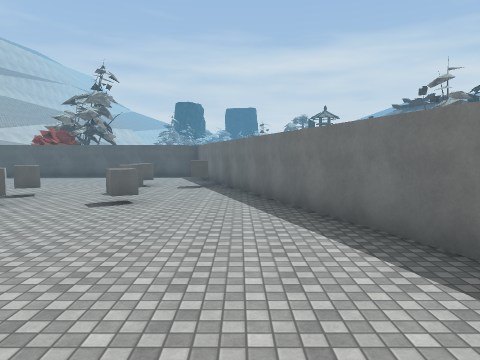
[1] (above)

15 first-person views from a walk through a Unity game level. The camera is 1.3 m above the floor, tilts 4° down and sees 70° across. The floor is counted in squares, 2 m on a side. Each view is taken from the middle of a square. On the plan, view 1 faces up. The plan holds only what a view shows up to about 10 squares ahead; the rest is blank. The place goes on beyond the plan. Some animated figures are not drawn. Some surface patterns are stand-ins.

[2]
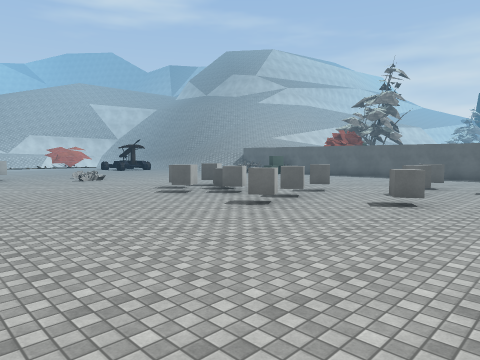

[3]
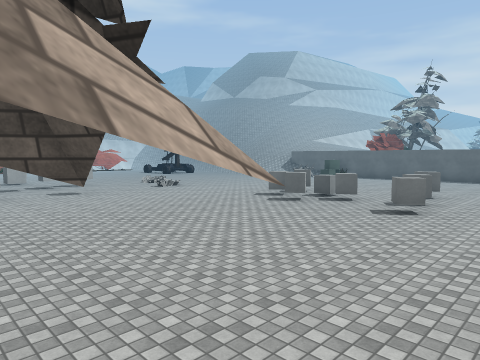

[4]
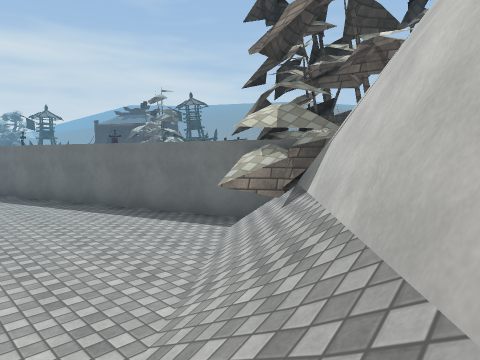

[5]
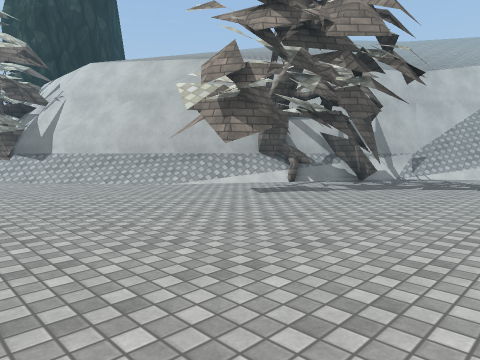

[6]
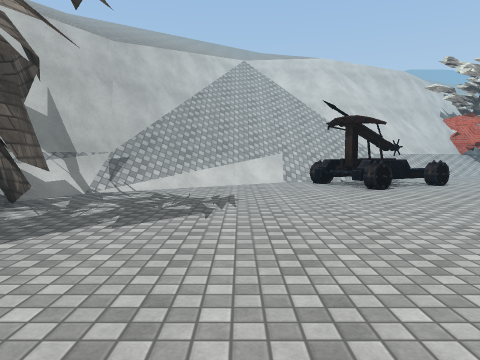

[7]
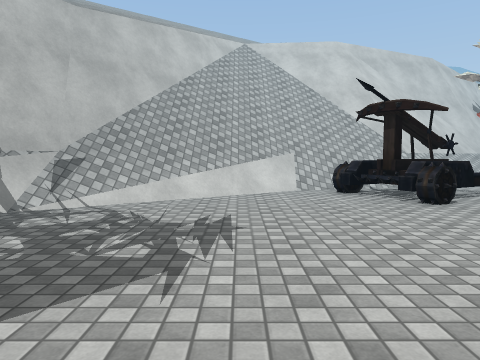

[8]
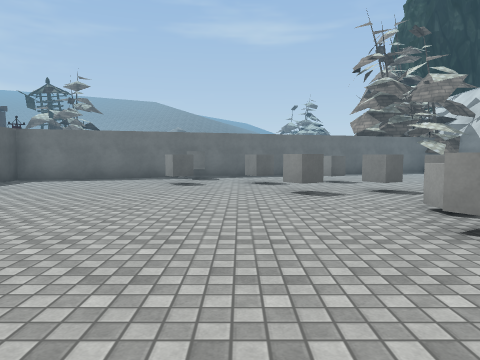

[9]
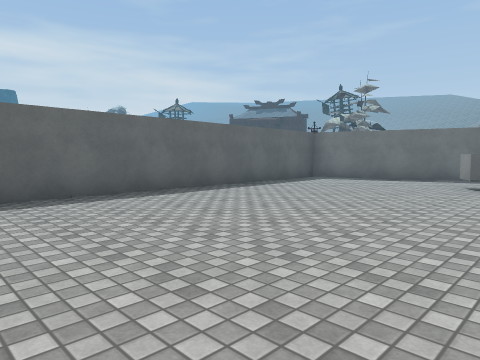

[10]
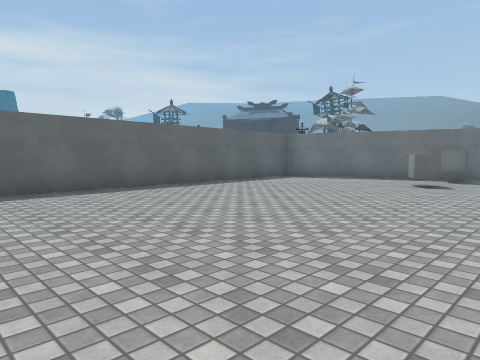

[11]
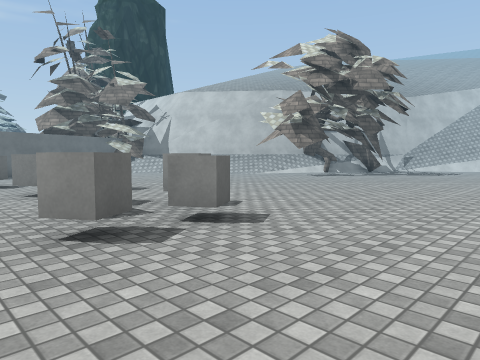

[12]
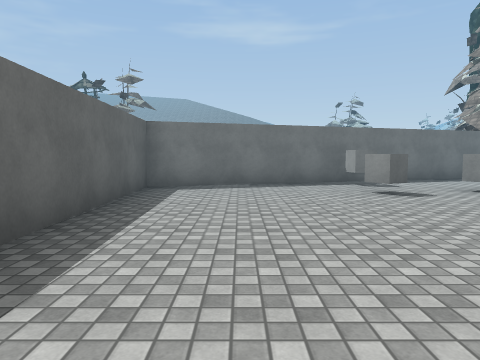

[13]
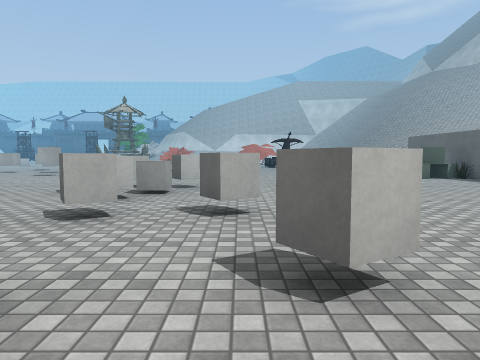

[14]
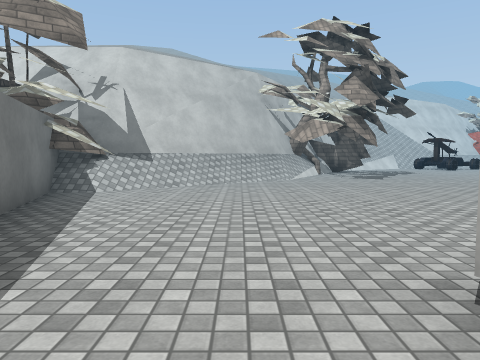

[15]
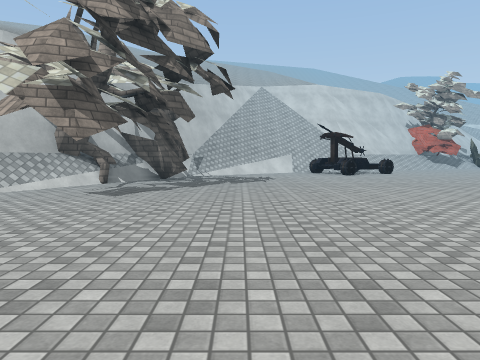

### Floor plan
Key: @ floor where view 1 was taken; # wall or solid block; . main floor; : floor 1 m higher than the main floor; + floor 3 m higher than the main floor; / step, stairs or slope; = window, fence, low wall or low ledge; ^ raised ledge; v drop or lower ground; B box; C cube; O other object.
Columns run from 11 left of view 1 to 5 right of it. Each row starts with its distance up from view 1.
 15  +++++/##+
 14 O.........
 13 O.........#
 12 ..........#
 11 ........C.##
 10 ........C.B#
  9 ........C..#
  8 ......C.C..##
  7 ...C.....C..#
  6 ...CCCC.....#
  5 ....C..C....##
  4  ............#
  3 .............#
  2 ............/##
  1 ............/##
  0 ...........@### v
 -1 .........//##vvvv
 -2 ...... ../##v/
 -3 ........##vv
 -4 .......##v
 -5 ......##^v
 -6 ......#v
 -7 ......#v
 -8 OO...:#v
 -9 OO=v/##//
-10 //=//#v//
-11 ////=#///
-12 =///#///
-13 #=/==///

Positions as (right, up) in squares from view 1, and headings:
1: (0, 0), facing up
2: (0, 0), facing up-left
3: (-2, -2), facing up-left
4: (-2, -2), facing up-right
5: (-9, 3), facing down-right
6: (-8, -1), facing down
7: (-8, -3), facing down
8: (-11, 9), facing right
9: (-11, 9), facing up-right
10: (-11, 8), facing up-right
11: (-11, 8), facing down-right
12: (-9, 13), facing right
13: (-1, 8), facing left
14: (-1, 8), facing down
15: (-7, 4), facing down
